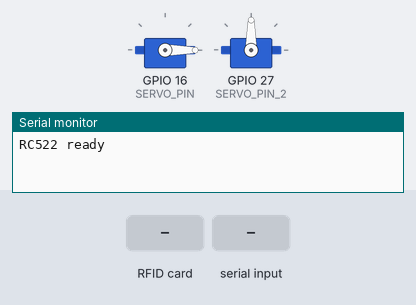
The program below on a simulated ESP32. Shown: 2 × servo, the last lines printed to the serial monitor. The inputs (shaded band) are chosen by the test bench.

Above: at 3.2 s.
3.3 s: RFID card 5E 7A 19 C4 held to the reader
4.8 s: "ACT\n" received over Serial
6.3 s: "DOWN\n" received over Serial
At 6.9 s:
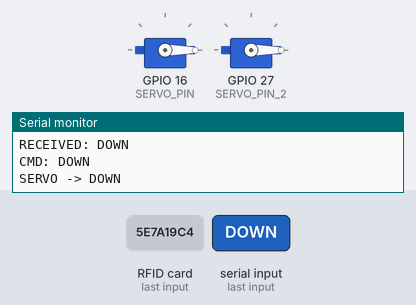
7.8 s: "DEACT\n" received over Serial
At 8.9 s:
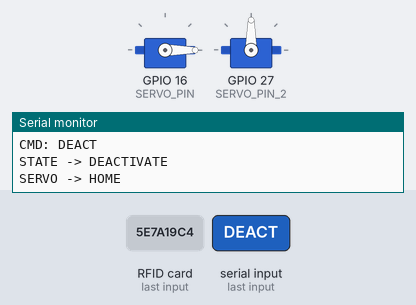
Timing chart, 0 to 10.3 s (numbered marks = the images above; inputs shaded):
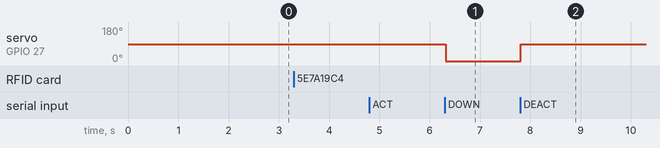

Measured:
- after the input at 6.3 s, servo on GPIO 27 (SERVO_PIN_2): 90° → 0° at once
- after the input at 7.8 s, servo on GPIO 27 (SERVO_PIN_2): 0° → 90° at once

The program:

main.cpp
```cpp
// #include <Arduino.h>
// #include <ESP32Servo.h>
// #include <SPI.h>
// #include <MFRC522.h>

// Servo servo;
// Servo servoHand;

// // Servo 1
// const int SERVO_PIN = 16;
// const int HOME_ANGLE = 0;
// const int TARGET_ANGLE = 90;
// const unsigned long INTERVAL = 1500; // ms

// // Servo 2
// const int SERVO_PIN_2 = 27;
// const int HOME_ANGLE_2 = 90;
// const int TARGET_ANGLE_2 = 0;
// const unsigned long INTERVAL_2 = 1500; // ms

// // RFIO-RC522
// #define SDA   5
// #define SCK   18
// #define MOSI  19
// #define MISO  21
// #define RST   33

// //HC-SR04
// #define TRIG_PIN 22
// #define ECHO_PIN 23

// MFRC522 rfid(SDA, RST);

// unsigned long lastTime = 0;
// unsigned long gateOpenTime = 0;  // 🆕 Lưu thời gian mở cổng
// bool atHome = true;

// bool authorized = false;
// unsigned long lastPrint = 0;

// byte validUID[] = {0x24, 0xEB, 0xE6, 0x0};

// enum GateState {
//   IDLE,
//   OPEN,
//   WAIT_EXIT
// };

// enum HandState {
//   DEACTIVATE,
//   ACTIVATE
// };

// HandState handState = DEACTIVATE;
// GateState gateState = IDLE;

// void setup() {
//   Serial.begin(115200);

//   // 1st servo
//   servo.setPeriodHertz(50);
//   servo.attach(SERVO_PIN, 500, 2400);
//   servo.write(HOME_ANGLE);

//   // 2nd servo
//   servoHand.setPeriodHertz(50);
//   servoHand.attach(SERVO_PIN_2, 500, 2400);
//   servoHand.write(HOME_ANGLE_2);

//   // HC-SR04
//   pinMode(TRIG_PIN, OUTPUT);
//   pinMode(ECHO_PIN, INPUT);
//   digitalWrite(TRIG_PIN, LOW);

//   // RFIO-RC522
//   SPI.begin(SCK, MISO, MOSI, SDA); // SPI Initialization
//   rfid.PCD_Init(); // RC522 Initialization
//   Serial.println("RC522 ready");

//   byte v = rfid.PCD_ReadRegister(MFRC522::VersionReg);
//   Serial.print("RC522 version: 0x");
//   Serial.println(v, HEX);
// }

// void openGate(){
//   servo.write(TARGET_ANGLE);
//   gateOpenTime = millis();  // thoi gian mo cong
// }

// void closeGate(){
//   servo.write(HOME_ANGLE);
// }

// void handleCommand(String cmd) {
//   if (cmd == "ACT") {
//     handState = ACTIVATE;
//   }
//   else if (cmd == "DEACT") {
//     handState = DEACTIVATE;
//     servoHand.write(HOME_ANGLE_2);
//   }
//   else if (handState == ACTIVATE) {
//     if (cmd == "DOWN") {
//       servoHand.write(TARGET_ANGLE_2);
//     }
//     else if (cmd == "UP") {
//       servoHand.write(HOME_ANGLE_2);
//     }
//   }
// }

// long getDistanceCM() {
//   digitalWrite(TRIG_PIN, LOW);
//   delayMicroseconds(2);

//   digitalWrite(TRIG_PIN, HIGH);
//   delayMicroseconds(10);
//   digitalWrite(TRIG_PIN, LOW);

//   long duration = pulseIn(ECHO_PIN, HIGH, 30000); // timeout 30ms

//   if (duration == 0) return -1; // kh do duoc

//   return duration / 58; // cm
// }

// void loop() {
//   unsigned long now = millis();

//   //doc RFID
//   if (gateState == IDLE) {
//     if (rfid.PICC_IsNewCardPresent() && rfid.PICC_ReadCardSerial()) {

//       authorized = true;

//       if (rfid.uid.size != sizeof(validUID)) {
//         authorized = false;
//       }
//       else {
//         for (byte i = 0; i < rfid.uid.size; i++) {
//           if (rfid.uid.uidByte[i] != validUID[i]) {
//             authorized = false;
//             break;
//           }
//         }
//       }

//       if (authorized) {
//         Serial.println("OpenGate");
//         openGate();
//         gateState = OPEN;
//       } else {
//         Serial.println("Access Denied!");
//       }

//       rfid.PICC_HaltA();
//       rfid.PCD_StopCrypto1();
//     }
//   }

//   if (gateState == OPEN) {
//     if (now - lastTime >= 200) {  // moi 200ms
//       lastTime = now;

//       long distance = getDistanceCM();
//       Serial.print("Distance: ");
//       Serial.println(distance);


//       if (distance > 4 && (now - gateOpenTime) >= 1000) {
//         Serial.println("CloseGate");
//         closeGate();
//         gateState = IDLE;
//       }
//     }
//   }

//   if (Serial.available()) {
//     String cmd = Serial.readStringUntil('\n');
//     cmd.trim();

//     Serial.print("Received: ");
//     Serial.println(cmd);

//     handleCommand(cmd);
//   }
// }

// =======================================================

#include <Arduino.h>
#include <ESP32Servo.h>
#include <SPI.h>
#include <MFRC522.h>

Servo servo;
Servo servoHand;

// Servo 1 (cổng)
const int SERVO_PIN   = 16;
const int HOME_ANGLE  = 0;
const int TARGET_ANGLE = 90;

// Servo 2 (tay)
const int SERVO_PIN_2   = 27;
const int HOME_ANGLE_2  = 90;
const int TARGET_ANGLE_2 = 0;

// RFID RC522
#define SDA   5
#define SCK   18
#define MOSI  19
#define MISO  21
#define RST   33

// HC-SR04
#define TRIG_PIN 22
#define ECHO_PIN 23

MFRC522 rfid(SDA, RST);

unsigned long gateOpenTime = 0;
unsigned long lastDistCheck = 0;

enum GateState  { IDLE, OPEN };
enum HandState  { DEACTIVATE, ACTIVATE };

GateState gateState = IDLE;
HandState handState = DEACTIVATE;

// ─────────────────────────────────────────────────────────────────────────────

void setup() {
  Serial.begin(115200);

  servo.setPeriodHertz(50);
  servo.attach(SERVO_PIN, 500, 2400);
  servo.write(HOME_ANGLE);

  servoHand.setPeriodHertz(50);
  servoHand.attach(SERVO_PIN_2, 500, 2400);
  servoHand.write(HOME_ANGLE_2);

  servo.write(90);
delay(2000);
servo.write(0);

  pinMode(TRIG_PIN, OUTPUT);
  pinMode(ECHO_PIN, INPUT);
  digitalWrite(TRIG_PIN, LOW);

  SPI.begin(SCK, MISO, MOSI, SDA);
  rfid.PCD_Init();
  Serial.println("RC522 ready");
}

// ─── Gate ────────────────────────────────────────────────────────────────────

void openGate() {
  servo.write(TARGET_ANGLE);
  gateOpenTime = millis();
}

void closeGate() {
  servo.write(HOME_ANGLE);
}

// ─── Ultrasonic ──────────────────────────────────────────────────────────────

long getDistanceCM() {
  digitalWrite(TRIG_PIN, LOW);
  delayMicroseconds(2);
  digitalWrite(TRIG_PIN, HIGH);
  delayMicroseconds(10);
  digitalWrite(TRIG_PIN, LOW);

  long dur = pulseIn(ECHO_PIN, HIGH, 30000);
  if (dur == 0) return -1;
  return dur / 58;
}

// ─── Hand servo commands ─────────────────────────────────────────────────────

void handleCommand(String cmd) {
  Serial.print("CMD: ");
  Serial.println(cmd);

  if (cmd == "ACT") {
    Serial.println("STATE -> ACTIVATE");
    handState = ACTIVATE;
  }
  else if (cmd == "DEACT") {
    Serial.println("STATE -> DEACTIVATE");
    handState = DEACTIVATE;

    Serial.println("SERVO -> HOME");
    servoHand.write(HOME_ANGLE_2);
  }
  else if (handState == ACTIVATE) {
    if (cmd == "DOWN") {
      Serial.println("SERVO -> DOWN");
      servoHand.write(TARGET_ANGLE_2);
    }
    else if (cmd == "UP") {
      Serial.println("SERVO -> UP");
      servoHand.write(HOME_ANGLE_2);
    }
  }
  else {
    Serial.println("IGNORED (NOT ACTIVATE)");
  }
}

// ─── Loop ────────────────────────────────────────────────────────────────────

void loop() {
  unsigned long now = millis();

  // ── Đọc RFID ─────────────────────────────────────
  if (gateState == IDLE) {
    if (rfid.PICC_IsNewCardPresent() && rfid.PICC_ReadCardSerial()) {

      Serial.print("UID:");
      for (byte i = 0; i < rfid.uid.size; i++) {
        if (rfid.uid.uidByte[i] < 0x10) Serial.print("0");
        Serial.print(rfid.uid.uidByte[i], HEX);
      }
      Serial.println();

      rfid.PICC_HaltA();
      rfid.PCD_StopCrypto1();
    }
  }

  // ── Nhận dữ liệu từ Node.js hoặc Python ───────────
  if (Serial.available()) {
    String msg = Serial.readStringUntil('\n');
    msg.trim();

    Serial.print("RECEIVED: ");
    Serial.println(msg);

    if (msg == "OPEN") {
      Serial.println("Access Granted");
      openGate();
      gateState = OPEN;
    }
    else if (msg == "DENY") {
      Serial.println("Access Denied");
    }
    else {
      handleCommand(msg);
    }
  }

  // ── Tự đóng cổng ─────────────────────────────────
  if (gateState == OPEN) {
    if (now - lastDistCheck >= 200) {
      lastDistCheck = now;

      long dist = getDistanceCM();

      if (dist > 4 && (now - gateOpenTime) >= 1000) {
        Serial.println("CloseGate");
        closeGate();
        gateState = IDLE;
      }
    }
  }
}
```
